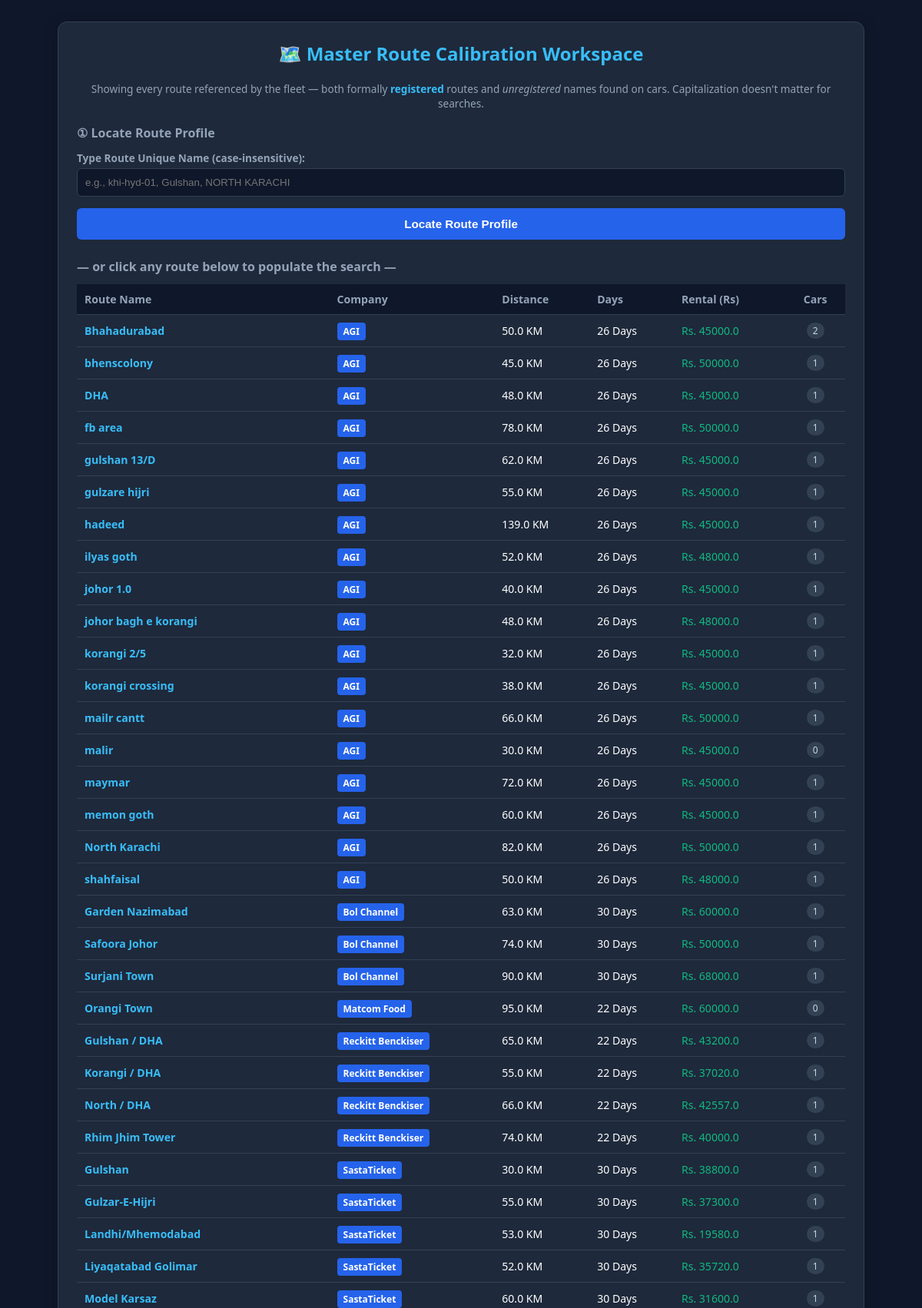
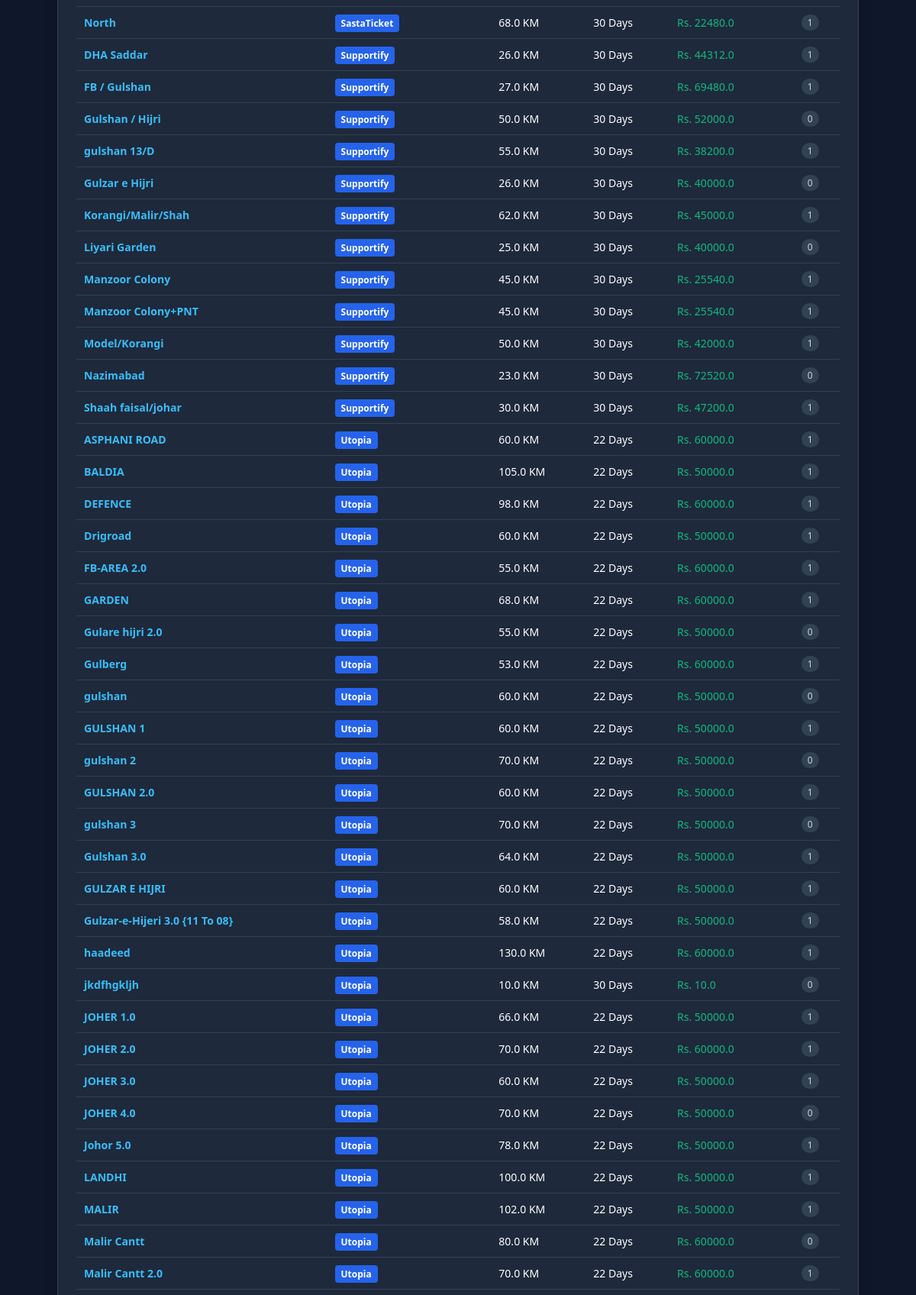
The page /admin/edit_routes (signed in, upper part) on the database its author committed (2 pictures, top to bottom).
### tables this page shows
CREATE TABLE routes (
            route_name TEXT PRIMARY KEY,
            company_name TEXT,
            kms REAL,
            fuel_cons_per_km REAL,
            working_days INTEGER,
            fuel_in_litres REAL,
            route_rental REAL
        , is_fixed INTEGER DEFAULT 0);

### app.py (the view, shortened to what this page needs)
@app.route('/admin/edit_routes', methods=['GET', 'POST'])
def edit_routes():
    if 'admin_logged_in' not in session: return redirect(url_for('admin_portal'))
    selected_route = None
    routes_list = []
    found_company = None
    all_routes = []
    merged = {}  # key = (company, lowercase route_name) -> dict
    def _merge(comp, route_name, kms=None, fuel_cons=None, working_days=None,
               route_rental=None, in_routes_table=False, car_count=0):
        key = (comp, (route_name or '').strip().lower())
        if not key[1]:
            return
        existing = merged.get(key)
        if existing is None:
            merged[key] = {
                'route_name': route_name,
                'company_name': comp,
                'kms': kms,
                'fuel_cons_per_km': fuel_cons,
                'working_days': working_days,
                'route_rental': route_rental,
                'in_routes_table': in_routes_table,
                'car_count': car_count,
            }
        else:
            if existing['kms'] is None and kms is not None: existing['kms'] = kms
            if existing['fuel_cons_per_km'] is None and fuel_cons is not None: existing['fuel_cons_per_km'] = fuel_cons
            if existing['working_days'] is None and working_days is not None: existing['working_days'] = working_days
            if existing['route_rental'] is None and route_rental is not None: existing['route_rental'] = route_rental
            if in_routes_table: existing['in_routes_table'] = True
            existing['car_count'] += car_count
    for comp in COMPANY_MAP.keys():
        db_p = get_db_path(comp)
        conn = sqlite3.connect(db_p)
        conn.row_factory = sqlite3.Row
        cursor = conn.cursor()
        try:
            cursor.execute("SELECT * FROM routes")
            for row in cursor.fetchall():
                _merge(comp, row['route_name'],
                       kms=row['kms'], fuel_cons=row['fuel_cons_per_km'],
                       working_days=row['working_days'],
                       route_rental=row['route_rental'],
                       in_routes_table=True)
        except sqlite3.OperationalError:
            pass
        try:
            cursor.execute(
                "SELECT route_name, COUNT(*) FROM cars "
                "WHERE route_name IS NOT NULL AND TRIM(route_name) != '' "
                "AND route_name NOT IN ('-', '—') "
                "GROUP BY LOWER(route_name)"
            )
            for rname, cnt in cursor.fetchall():
                _merge(comp, rname, car_count=cnt)
        except sqlite3.OperationalError:
            pass
        conn.close()
    all_routes = sorted(merged.values(), key=lambda x: (x['company_name'], (x['route_name'] or '').lower()))
    return render_template(
        'edit_routes.html',
        route=selected_route,
        routes=routes_list,
        comp_context=found_company,
        all_routes=all_routes,
    )

### app.py (called while the page is built)
def get_db_path(company_name):
    db_filename = COMPANY_MAP.get(company_name, {"db": "database.db"})["db"]
    return os.path.join(BASE_DIR, db_filename)

### templates/edit_routes.html (shortened to what this page needs)
<!DOCTYPE html>
<html lang="en">
<head>
</head>
<body>
    <div class="workspace-card">
        <h2>🗺️ Master Route Calibration Workspace</h2>
        <p style="text-align:center; color:#94a3b8; font-size:0.85rem; margin: 4px 0 0 0;">
            Showing every route referenced by the fleet — both formally <strong style="color:#38bdf8;">registered</strong> routes
            and <em>unregistered</em> names found on cars. Capitalization doesn't matter for searches.
        </p>
        <h3 style="margin-top:18px;">① Locate Route Profile</h3>
        <form method="POST">
            <label>Type Route Unique Name (case-insensitive):</label>
            <input type="text" id="search_target" name="search_target" placeholder="e.g., khi-hyd-01, Gulshan, NORTH KARACHI" required>
            <button type="submit" class="search-btn">Locate Route Profile</button>
        </form>
        {% if all_routes %}
        <h3 style="margin-top: 24px;">— or click any route below to populate the search —</h3>
        <table>
            <thead>
                <tr>
                    <th>Route Name</th>
                    <th>Company</th>
                    <th>Distance</th>
                    <th>Days</th>
                    <th>Rental (Rs)</th>
                    <th style="text-align:center;">Cars</th>
                </tr>
            </thead>
            <tbody>
                {% for r in all_routes %}
                <tr onclick="fillRouteFromRow('{{ r.route_name }}');">
                    <td>
                        <strong style="color:#38bdf8;">{{ r.route_name }}</strong>
                    </td>
                    <td><span class="comp-tag">{{ r.company_name }}</span></td>
                    <td>{% if r.kms is not none %}{{ r.kms }} KM{% else %}<span class="muted">—</span>{% endif %}</td>
                    <td>{% if r.working_days is not none %}{{ r.working_days }} Days{% else %}<span class="muted">—</span>{% endif %}</td>
                    <td>{% if r.route_rental is not none %}<span style="color:#10b981;">Rs. {{ r.route_rental }}</span>{% else %}<span class="muted">—</span>{% endif %}</td>
                    <td style="text-align: center;"><span class="car-count">{{ r.car_count }}</span></td>
                </tr>
                {% endfor %}
            </tbody>
        </table>
        {% endif %}
    </div>
</body>
</html>

### templates/edit_routes.html (style rules this page uses)
body { font-family: system-ui, sans-serif; background: #0f172a; color: white; padding: 20px; display: flex; flex-direction: column; align-items: center; }
.workspace-card { background: #1e293b; padding: 24px; border-radius: 12px; width: 100%; max-width: 1000px; border: 1px solid #334155; margin-bottom: 20px; box-shadow: 0 4px 20px rgba(0,0,0,0.2); }
h2 { color: #38bdf8; margin-top: 0; text-align: center; }
h3 { color: #94a3b8; margin: 0 0 12px 0; font-size: 1rem; }
label { display: block; margin-top: 12px; font-weight: bold; font-size: 0.85rem; color: #94a3b8; }
input, select { width: 100%; padding: 10px; margin-top: 4px; box-sizing: border-box; background: #0f172a; border: 1px solid #334155; color: white; border-radius: 6px; }
button { background: #38bdf8; color: #0f172a; font-weight: bold; border: none; padding: 12px; width: 100%; border-radius: 6px; margin-top: 15px; cursor: pointer; transition: 0.2s; font-size: 0.95rem; }
.search-btn { background: #2563eb; color: white; }
.comp-tag { background: #2563eb; padding: 3px 8px; border-radius: 4px; font-size: 0.75rem; font-weight: bold; }
.car-count { display: inline-block; background: #334155; color: #cbd5e1; padding: 2px 8px; border-radius: 999px; font-size: 0.75rem; }
table { width: 100%; border-collapse: collapse; margin-top: 8px; font-size: 0.88rem; }
th, td { padding: 10px; text-align: left; border-bottom: 1px solid #334155; }
th { background: #0f172a; color: #94a3b8; font-weight: 600; }

### rows shown on the page
routes: route_name "Bhahadurabad", company_name "AGI", kms "50.0", working_days "26", route_rental "45000.0", car_count "2"
routes: route_name "bhenscolony", company_name "AGI", kms "45.0", working_days "26", route_rental "50000.0", car_count "1"
routes: route_name "DHA", company_name "AGI", kms "48.0", working_days "26", route_rental "45000.0", car_count "1"
routes: route_name "fb area", company_name "AGI", kms "78.0", working_days "26", route_rental "50000.0", car_count "1"
routes: route_name "gulshan 13/D", company_name "AGI", kms "62.0", working_days "26", route_rental "45000.0", car_count "1"
routes: route_name "gulzare hijri", company_name "AGI", kms "55.0", working_days "26", route_rental "45000.0", car_count "1"
routes: route_name "hadeed", company_name "AGI", kms "139.0", working_days "26", route_rental "45000.0", car_count "1"
routes: route_name "ilyas goth", company_name "AGI", kms "52.0", working_days "26", route_rental "48000.0", car_count "1"
routes: route_name "johor 1.0", company_name "AGI", kms "40.0", working_days "26", route_rental "45000.0", car_count "1"
routes: route_name "johor bagh e korangi", company_name "AGI", kms "48.0", working_days "26", route_rental "48000.0", car_count "1"
routes: route_name "korangi 2/5", company_name "AGI", kms "32.0", working_days "26", route_rental "45000.0", car_count "1"
routes: route_name "korangi crossing", company_name "AGI", kms "38.0", working_days "26", route_rental "45000.0", car_count "1"
routes: route_name "mailr cantt", company_name "AGI", kms "66.0", working_days "26", route_rental "50000.0", car_count "1"
routes: route_name "malir", company_name "AGI", kms "30.0", working_days "26", route_rental "45000.0", car_count "0"
routes: route_name "maymar", company_name "AGI", kms "72.0", working_days "26", route_rental "45000.0", car_count "1"
routes: route_name "memon goth", company_name "AGI", kms "60.0", working_days "26", route_rental "45000.0", car_count "1"
routes: route_name "North Karachi", company_name "AGI", kms "82.0", working_days "26", route_rental "50000.0", car_count "1"
routes: route_name "shahfaisal", company_name "AGI", kms "50.0", working_days "26", route_rental "48000.0", car_count "1"

### other values the page prints
{{ r.route_name }} "Garden Nazimabad" "Safoora Johor" "Surjani Town" "Orangi Town" "Gulshan / DHA" "Korangi / DHA" "North / DHA" "Rhim Jhim Tower" "Gulshan" "Gulzar-E-Hijri" "Landhi/Mhemodabad" "Liyaqatabad Golimar" "Model Karsaz" "North" "DHA Saddar" "FB / Gulshan" "Gulshan / Hijri" "gulshan 13/D" "Gulzar e Hijri" "Korangi/Malir/Shah" "Liyari Garden" "Manzoor Colony" "Manzoor Colony+PNT" "Model/Korangi" "Nazimabad" "Shaah faisal/johar" "ASPHANI ROAD" "BALDIA" "DEFENCE" "Drigroad" "FB-AREA 2.0" "GARDEN" "Gulare hijri 2.0" "Gulberg" "gulshan" "GULSHAN 1" "gulshan 2" "GULSHAN 2.0" "gulshan 3" "Gulshan 3.0" "GULZAR E HIJRI" "Gulzar-e-Hijeri 3.0 {11 To 08}" "haadeed" "jkdfhgkljh" "JOHER 1.0" "JOHER 2.0" "JOHER 3.0" "JOHER 4.0" "Johor 5.0" "LANDHI" "MALIR" "Malir Cantt" "Malir Cantt 2.0"
{{ r.company_name }} "Bol Channel" "Bol Channel" "Bol Channel" "Matcom Food" "Reckitt Benckiser" "Reckitt Benckiser" "Reckitt Benckiser" "Reckitt Benckiser" "SastaTicket" "SastaTicket" "SastaTicket" "SastaTicket" "SastaTicket" "SastaTicket" "Supportify" "Supportify" "Supportify" "Supportify" "Supportify" "Supportify" "Supportify" "Supportify" "Supportify" "Supportify" "Supportify" "Supportify" "Utopia" "Utopia" "Utopia" "Utopia" "Utopia" "Utopia" "Utopia" "Utopia" "Utopia" "Utopia" "Utopia" "Utopia" "Utopia" "Utopia" "Utopia" "Utopia" "Utopia" "Utopia" "Utopia" "Utopia" "Utopia" "Utopia" "Utopia" "Utopia" "Utopia" "Utopia" "Utopia"
{{ r.kms }} "63.0" "74.0" "90.0" "95.0" "65.0" "55.0" "66.0" "74.0" "30.0" "55.0" "53.0" "52.0" "60.0" "68.0" "26.0" "27.0" "50.0" "55.0" "26.0" "62.0" "25.0" "45.0" "45.0" "50.0" "23.0" "30.0" "60.0" "105.0" "98.0" "60.0" "55.0" "68.0" "55.0" "53.0" "60.0" "60.0" "70.0" "60.0" "70.0" "64.0" "60.0" "58.0" "130.0" "10.0" "66.0" "70.0" "60.0" "70.0" "78.0" "100.0" "102.0" "80.0" "70.0"
{{ r.working_days }} "30" "30" "30" "22" "22" "22" "22" "22" "30" "30" "30" "30" "30" "30" "30" "30" "30" "30" "30" "30" "30" "30" "30" "30" "30" "30" "22" "22" "22" "22" "22" "22" "22" "22" "22" "22" "22" "22" "22" "22" "22" "22" "22" "30" "22" "22" "22" "22" "22" "22" "22" "22" "22"
{{ r.route_rental }} "60000.0" "50000.0" "68000.0" "60000.0" "43200.0" "37020.0" "42557.0" "40000.0" "38800.0" "37300.0" "19580.0" "35720.0" "31600.0" "22480.0" "44312.0" "69480.0" "52000.0" "38200.0" "40000.0" "45000.0" "40000.0" "25540.0" "25540.0" "42000.0" "72520.0" "47200.0" "60000.0" "50000.0" "60000.0" "50000.0" "60000.0" "60000.0" "50000.0" "60000.0" "50000.0" "50000.0" "50000.0" "50000.0" "50000.0" "50000.0" "50000.0" "50000.0" "60000.0" "10.0" "50000.0" "60000.0" "50000.0" "50000.0" "50000.0" "50000.0" "50000.0" "60000.0" "60000.0"
{{ r.car_count }} "1" "1" "1" "0" "1" "1" "1" "1" "1" "1" "1" "1" "1" "1" "1" "1" "0" "1" "0" "1" "0" "1" "1" "1" "0" "1" "1" "1" "1" "1" "1" "1" "0" "1" "0" "1" "0" "1" "0" "1" "1" "1" "1" "0" "1" "1" "1" "0" "1" "1" "1" "0" "1"
